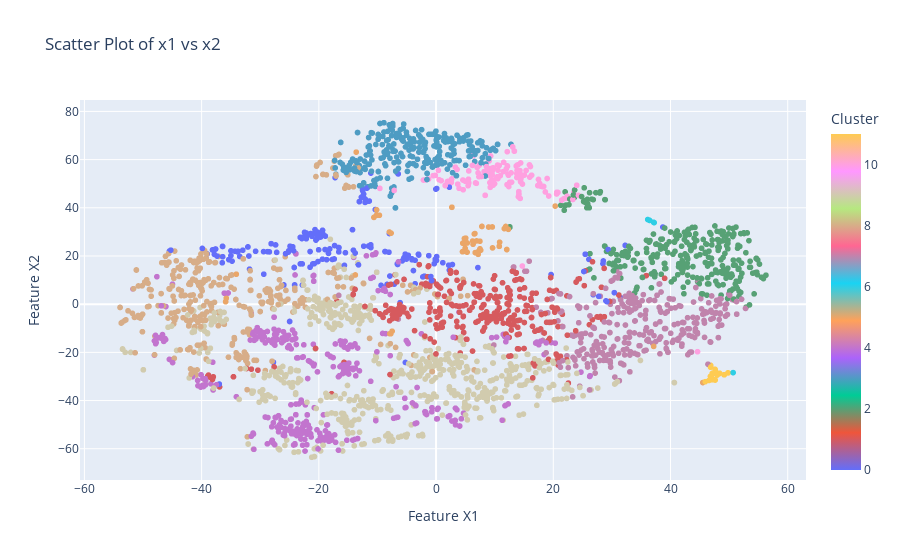

Source (notebook cell):
### Code cell
fig = px.scatter(
    genre_reduced_without_genre_df,
    x='x1',
    y='x2',
    color='cluster',
    hover_data=['genres'],
    title='Scatter Plot of x1 vs x2',
    labels={'x1': 'Feature X1', 'x2': 'Feature X2', 'cluster': 'Cluster'},
    color_continuous_scale=px.colors.qualitative.Plotly
)

fig.update_traces(
    hovertemplate="<br>".join([
        "X1: %{x}",
        "X2: %{y}",
        "Genre: %{customdata[0]}",
        "Cluster: %{marker.color}"
    ])
)

fig.show()

### Figure 1 — Plotly figure (JSON) as saved in the notebook; plotly's stock layout.template omitted (floating-point values rounded to 4 significant figures; data arrays with more than 128 entries replaced by an {"elided": "..."} marker saying what was removed)
{"data": [{"customdata": {"elided": "2973x1 str values"}, "hovertemplate": "X1: %{x}<br>X2: %{y}<br>Genre: %{customdata[0]}<br>Cluster: %{marker.color}", "legendgroup": "", "marker": {"color": {"elided": "2973 int values"}, "coloraxis": "coloraxis", "symbol": "circle"}, "mode": "markers", "name": "", "showlegend": false, "type": "scattergl", "x": {"elided": "2973 float values"}, "xaxis": "x", "y": {"elided": "2973 float values"}, "yaxis": "y"}], "layout": {"coloraxis": {"colorbar": {"title": {"text": "Cluster"}}, "colorscale": [[0, "#636EFA"], [0.1111, "#EF553B"], [0.2222, "#00CC96"], [0.3333, "#AB63FA"], [0.4444, "#FFA15A"], [0.5556, "#19D3F3"], [0.6667, "#FF6692"], [0.7778, "#B6E880"], [0.8889, "#FF97FF"], [1, "#FECB52"]]}, "legend": {"tracegroupgap": 0}, "title": {"text": "Scatter Plot of x1 vs x2"}, "xaxis": {"anchor": "y", "domain": [0, 1], "title": {"text": "Feature X1"}}, "yaxis": {"anchor": "x", "domain": [0, 1], "title": {"text": "Feature X2"}}}}
